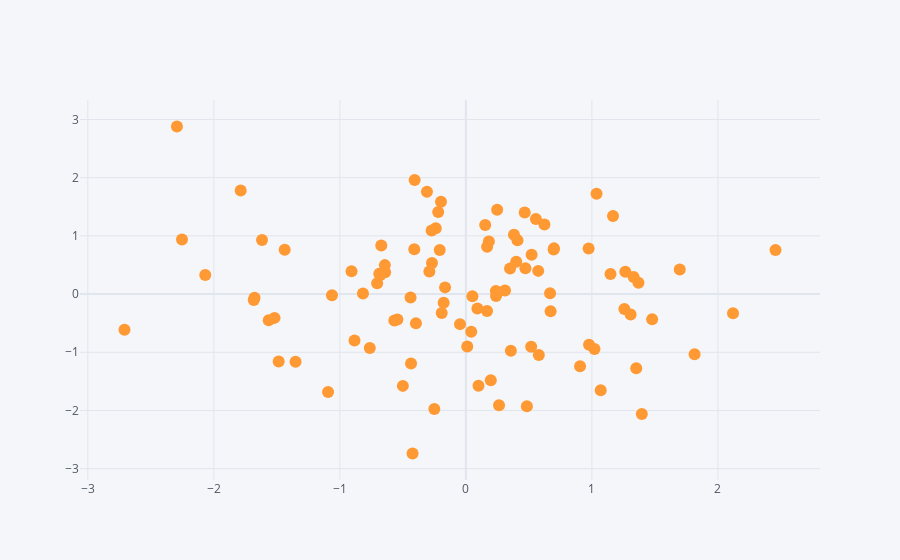

Notebook code for this chart:
### Code cell
df.iplot(kind='scatter',x = 'A',y ='B',mode= 'markers')
